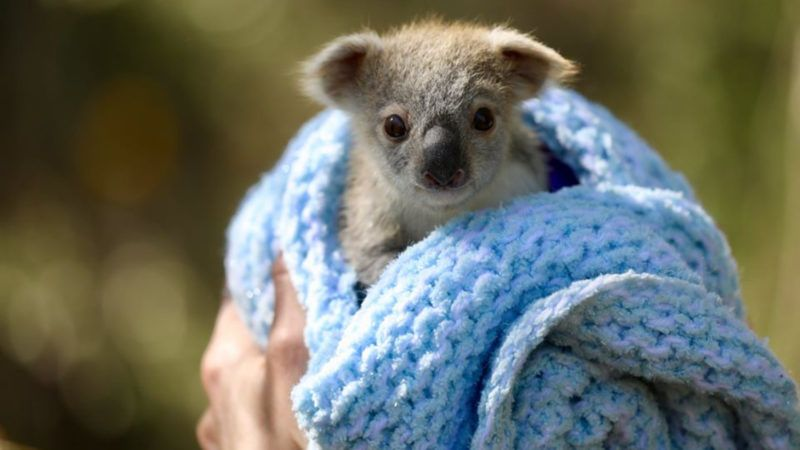
#> input picture homework/homework04/koala.jpg, 800 x 450 px
$ jupyter execute --allow-errors homework04.ipynb
#> lines starting #> are read from the running program, lines starting #| are printed output that depends on the picture
[cell 1]
from nose.tools import assert_equal, assert_almost_equal
import numpy as np

## Problem 1

Write a function `moving_average` that calculates the moving average of an array with a user-provide window (i.e., number of values to average). If you have an array `x` of length `n` and a window of `w` the output array `y` should have size `n` with each value being the average of the current and the last `w-1` values.
```python
y[1] = (x[0] + x[1]) / 2
y[2] = (x[1] + x[2]) / 2
```

[cell 2]
def moving_average(x, w):
# BEGIN SOLUTION
#> called with x = array of shape (20,), w = 2
    out = np.zeros(len(x))
    out[:w-1] = np.nan
    for i in range(w-1, len(x)):
        out[i] = np.mean(x[max(0, i-w+1):i+1])
    return out
# END SOLUTION

[cell 3]
x = np.arange(20, dtype=np.float64)

[cell 4]
# The following should evaluate to True
np.all(moving_average(x, 2)[1:] == np.array([ 0.5,  1.5,  2.5,  3.5,  4.5,  5.5,  6.5,  7.5,  8.5,  9.5,
       10.5, 11.5, 12.5, 13.5, 14.5, 15.5, 16.5, 17.5, 18.5]))

[cell 5]
assert np.all(moving_average(x, 2)[1:] == np.array([ 0.5,  1.5,  2.5,  3.5,  4.5,  5.5,  6.5,  7.5,  8.5,  9.5,
       10.5, 11.5, 12.5, 13.5, 14.5, 15.5, 16.5, 17.5, 18.5]))

## Problem 2

Now take the function you wrote in Problem 1, and modify its name to `gmoving_average` and its signature (i.e., arguments) so it can be decorated with `numba`. Compare the timings of the two functions

[cell 6]
# BEGIN SOLUTION
from numba import guvectorize

#> (the rest of this cell did not finish here and is left out)

[cell 7]
x = np.arange(20000, dtype=np.float64)

[cell 8]
out = np.zeros(20000, dtype=np.float64)
#> (the rest of this cell did not finish here and is left out)

[cell 9]
# Time your functions here

## Problem 3

Convolution is the process of modifying the value of an array by summing its neighbors and weighing them by a kernel. It finds many applications in image processing, e.g. for edge detection.
Below you will find a schematic explaining the algorithm

Write a function that takes a 2-D array (image) as an input argument and returns a convolved image with the following kernel

```python
[0 -1 0
 -1 4 -1
 0 -1 0]
```

[cell 10]
def convolve(arr, kernel):
# BEGIN SOLUTION
    k = kernel.shape[0] // 2
    m, n = arr.shape
    out = np.zeros(arr.shape)
    for i in range(arr.shape[0]):
        for j in range(arr.shape[1]):
            if i >= k and i < m-k and j >= k and j < n-k:
                out[i, j] = np.sum(arr[i-k:i+k+1, j-k:j+k+1] * kernel)
            else:
                out[i, j] = 0.0
    return out
# END SOLUTION

[cell 11]
from matplotlib import image
import matplotlib.pyplot as plt
img = image.imread("koala.jpg") / 255
img = np.dot(img[...,:3], [0.2989, 0.5870, 0.1140])
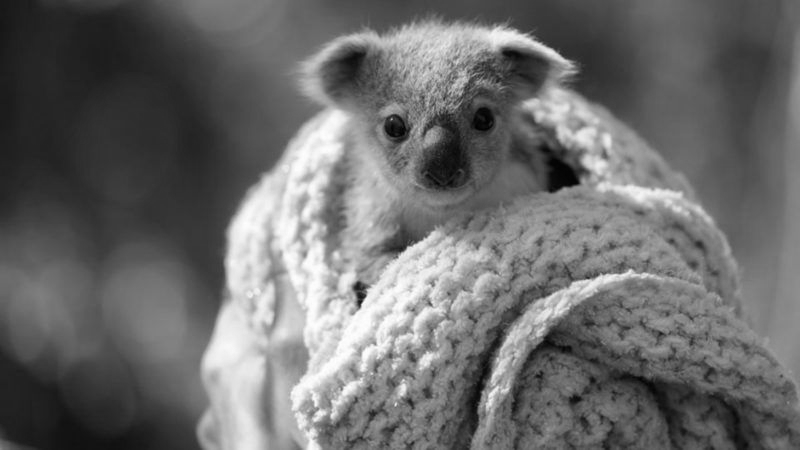
#> img: shape (450, 800) float64; min 0.00352, max 1, mean 0.422

[cell 12]
plt.imshow(img)

[cell 13]
kernel = np.array([[0, 1, 0], [-1, 4, -1], [0, -1, 0]])
cimg = convolve(img, kernel)
#> after the loop in convolve, `for i in range(arr.shape[0]):`:
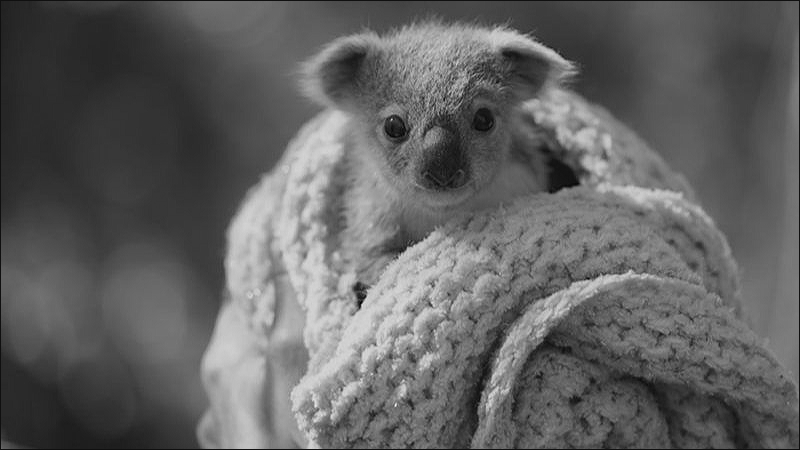
#> out: shape (450, 800) float64; min -0.171, max 2.45, mean 0.839; drawn with min black and max white

[cell 14]
plt.imshow(cimg)

Confirm your answer by using the `Scipy` function `convolve`

[cell 15]
from scipy.ndimage import convolve as sconvolve
simg = sconvolve(img, kernel, mode='constant')
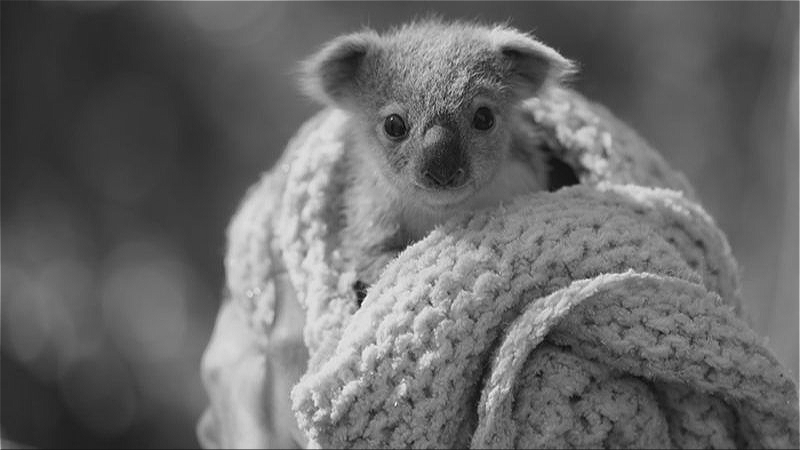
#> simg: shape (450, 800) float64; min -0.188, max 2.32, mean 0.845; drawn with min black and max white

[cell 16]
plt.imshow(simg)

Confirm your answer by using the `Scipy` function

[cell 17]
assert_almost_equal(cimg[2, 1], simg[2, 1])
#> (this line was passed over: nose is not available in this run)
